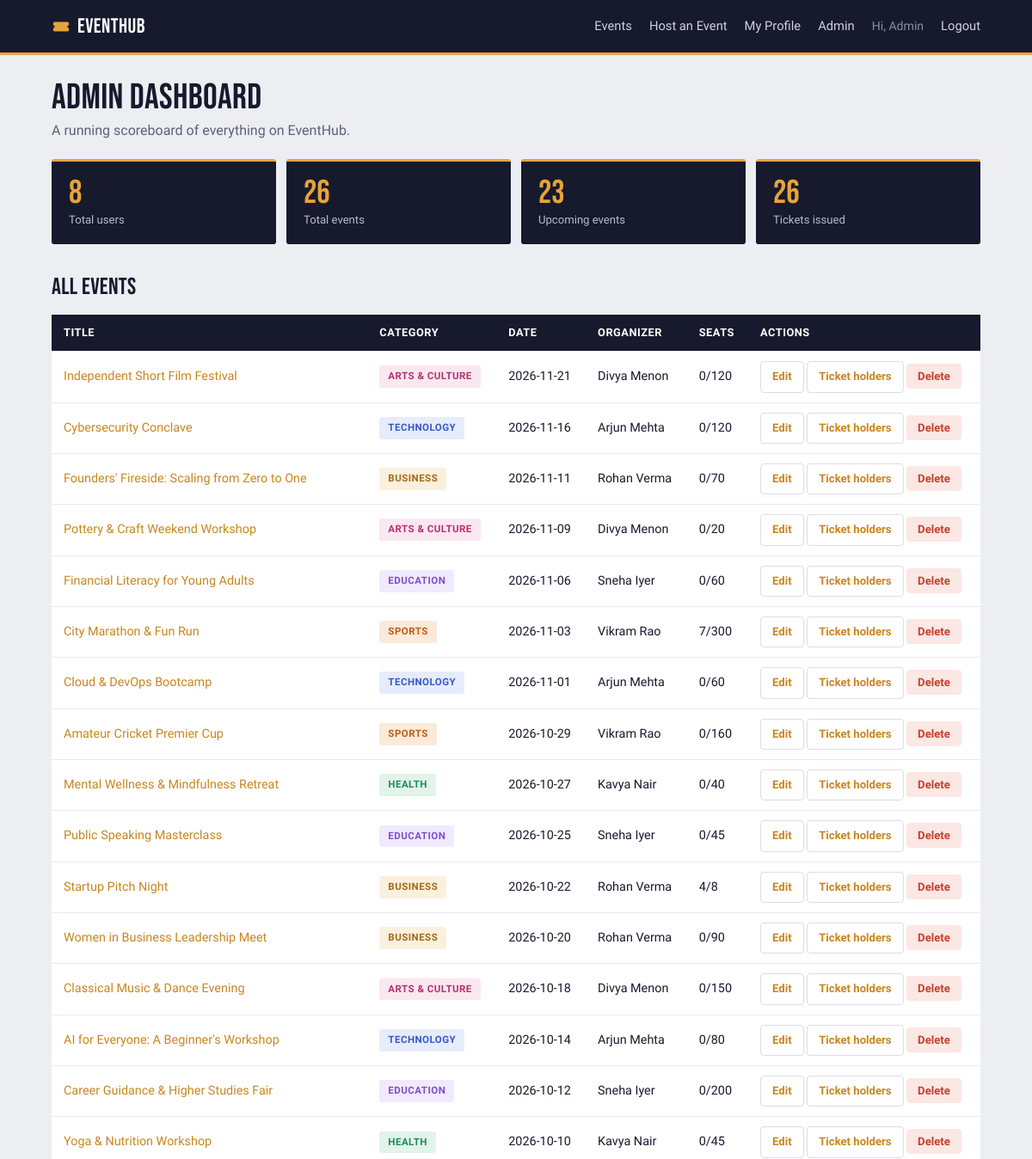
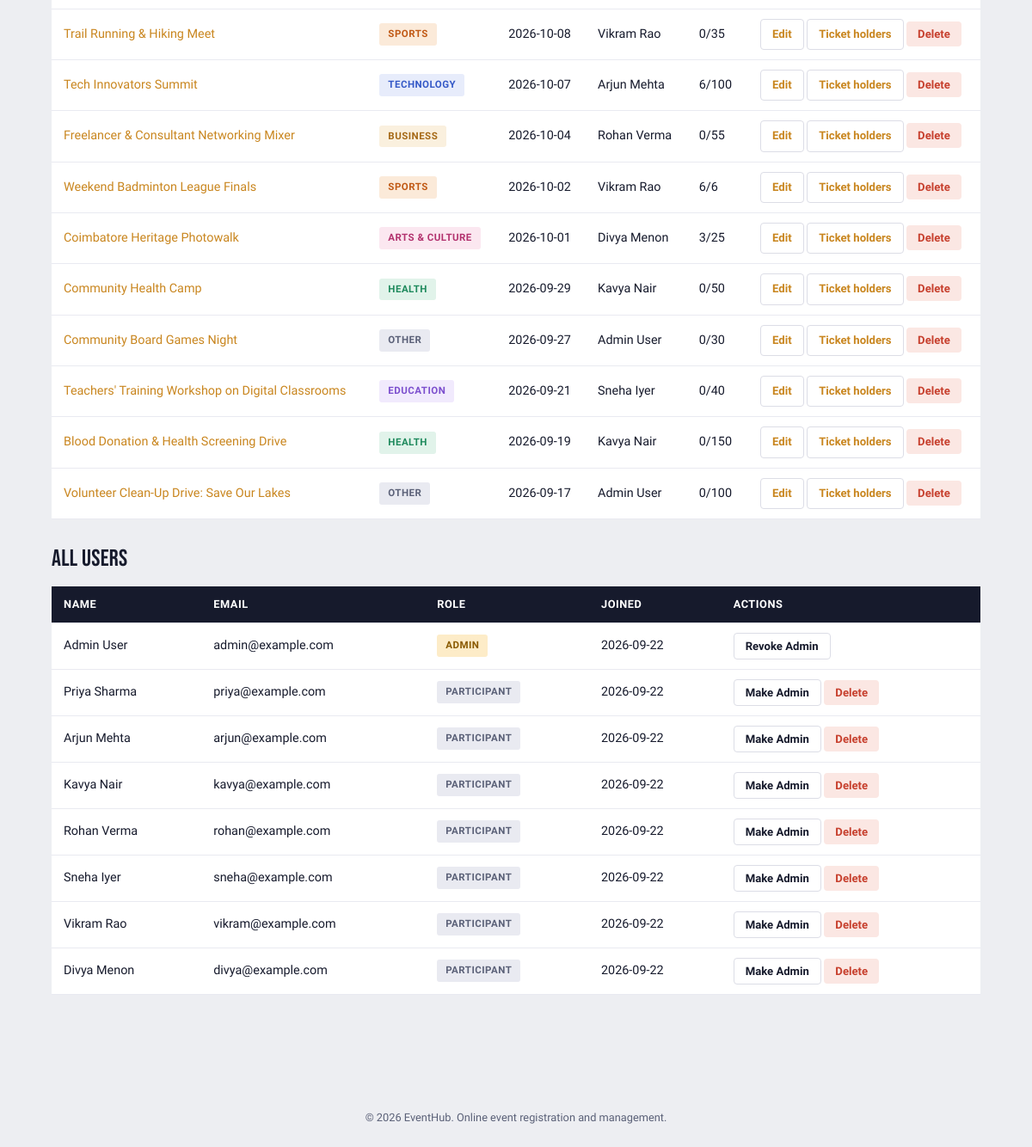
The page /admin (signed in) on the database its author committed (2 pictures, top to bottom).
### tables this page shows
CREATE TABLE users (
    id INTEGER PRIMARY KEY AUTOINCREMENT,
    full_name TEXT NOT NULL,
    email TEXT UNIQUE NOT NULL,
    phone TEXT,
    password_hash TEXT NOT NULL,
    role TEXT NOT NULL DEFAULT 'participant',   -- 'participant' or 'admin'
    created_at TEXT NOT NULL
);

CREATE TABLE events (
    id INTEGER PRIMARY KEY AUTOINCREMENT,
    title TEXT NOT NULL,
    description TEXT,
    category TEXT NOT NULL,
    location TEXT NOT NULL,
    event_date TEXT NOT NULL,
    capacity INTEGER NOT NULL,
    organizer_id INTEGER NOT NULL,
    created_at TEXT NOT NULL,
    FOREIGN KEY (organizer_id) REFERENCES users (id) ON DELETE CASCADE
);

### app.py (the view)
@app.route("/admin")
@admin_required
def admin_dashboard():
    db = get_db()
    stats = {
        "total_users": db.execute("SELECT COUNT(*) c FROM users").fetchone()["c"],
        "total_events": db.execute("SELECT COUNT(*) c FROM events").fetchone()["c"],
        "total_registrations": db.execute("SELECT COUNT(*) c FROM registrations").fetchone()["c"],
        "upcoming_events": db.execute(
            "SELECT COUNT(*) c FROM events WHERE event_date >= ?", (date.today().isoformat(),)
        ).fetchone()["c"],
    }
    events = db.execute(
        """SELECT e.*, u.full_name AS organizer_name,
                  (SELECT COUNT(*) FROM registrations r WHERE r.event_id = e.id) AS seats_taken
           FROM events e JOIN users u ON u.id = e.organizer_id
           ORDER BY e.event_date DESC"""
    ).fetchall()
    users = db.execute("SELECT * FROM users ORDER BY created_at DESC").fetchall()
    return render_template("admin_dashboard.html", stats=stats, events=events, users=users)

### app.py (called while the page is built)
@app.template_filter("cat_slug")
def cat_slug(value):
    return CATEGORY_SLUGS.get(value, "other")

def admin_required(view):
    @wraps(view)
    def wrapped(*args, **kwargs):
        if "user_id" not in session:
            flash("Please log in to continue.", "error")
            return redirect(url_for("login"))
        if session.get("role") != "admin":
            flash("Admin access only.", "error")
            return redirect(url_for("index"))
        return view(*args, **kwargs)
    return wrapped

def current_user():
    if "user_id" not in session:
        return None
    db = get_db()
    return db.execute(
        "SELECT * FROM users WHERE id = ?", (session["user_id"],)
    ).fetchone()

@app.context_processor
def inject_globals():
    return {"current_user": current_user(), "current_year": datetime.now().year}

### database.py (called while the page is built)
def get_db():
    if "db" not in g:
        g.db = sqlite3.connect(current_app.config["DATABASE"])
        g.db.row_factory = sqlite3.Row
        g.db.execute("PRAGMA foreign_keys = ON")
    return g.db

### templates/admin_dashboard.html (shortened to what this page needs)
{% extends "base.html" %}
{% block content %}
<section class="page-header">
    <h1>Admin dashboard</h1>
    <p>A running scoreboard of everything on EventHub.</p>
</section>
<div class="stats-grid">
    <div class="stat-card"><span class="stat-num">{{ stats.total_users }}</span><span>Total users</span></div>
    <div class="stat-card"><span class="stat-num">{{ stats.total_events }}</span><span>Total events</span></div>
    <div class="stat-card"><span class="stat-num">{{ stats.upcoming_events }}</span><span>Upcoming events</span></div>
    <div class="stat-card"><span class="stat-num">{{ stats.total_registrations }}</span><span>Tickets issued</span></div>
</div>
<h2>All events</h2>
<table class="data-table">
    <thead><tr><th>Title</th><th>Category</th><th>Date</th><th>Organizer</th><th>Seats</th><th>Actions</th></tr></thead>
    <tbody>
    {% for e in events %}
        <tr>
            <td><a href="{{ url_for('event_detail', event_id=e['id']) }}">{{ e['title'] }}</a></td>
            <td><span class="badge badge-{{ e['category']|cat_slug }}">{{ e['category'] }}</span></td>
            <td>{{ e['event_date'] }}</td>
            <td>{{ e['organizer_name'] }}</td>
            <td>{{ e['seats_taken'] }}/{{ e['capacity'] }}</td>
            <td>
                <a href="{{ url_for('edit_event', event_id=e['id']) }}" class="btn-secondary-sm">Edit</a>
                <a href="{{ url_for('event_participants', event_id=e['id']) }}" class="btn-secondary-sm">Ticket holders</a>
                <form method="post" action="{{ url_for('delete_event', event_id=e['id']) }}" style="display:inline" onsubmit="return confirm('Delete this event?');">
                    <button type="submit" class="btn-danger-sm">Delete</button>
                </form>
            </td>
        </tr>
    {% endfor %}
    </tbody>
</table>
<h2>All users</h2>
<table class="data-table">
    <thead><tr><th>Name</th><th>Email</th><th>Role</th><th>Joined</th><th>Actions</th></tr></thead>
    <tbody>
    {% for u in users %}
        <tr>
            <td>{{ u['full_name'] }}</td>
            <td>{{ u['email'] }}</td>
            <td><span class="badge {% if u['role'] == 'admin' %}badge-admin{% else %}badge-muted{% endif %}">{{ u['role'] }}</span></td>
            <td>{{ u['created_at'][:10] }}</td>
            <td>
                <form method="post" action="{{ url_for('toggle_user_role', user_id=u['id']) }}" style="display:inline">
                    <button type="submit" class="btn-secondary-sm">
                        {{ 'Revoke Admin' if u['role'] == 'admin' else 'Make Admin' }}
                    </button>
                </form>
                {% if u['id'] != current_user['id'] %}
                <form method="post" action="{{ url_for('admin_delete_user', user_id=u['id']) }}" style="display:inline" onsubmit="return confirm('Delete this user? Their events will also be removed.');">
                    <button type="submit" class="btn-danger-sm">Delete</button>
                </form>
                {% endif %}
            </td>
        </tr>
    {% endfor %}
    </tbody>
</table>
{% endblock %}

### templates/base.html (shortened to what this page needs)
<!DOCTYPE html>
<html lang="en">
<head>
    <link rel="stylesheet" href="{{ url_for('static', filename='css/style.css') }}">
</head>
<body>
    <header class="navbar">
        <div class="navbar-inner">
            <a href="{{ url_for('index') }}" class="brand">
                <svg class="brand-mark" width="22" height="22" viewBox="0 0 24 24" aria-hidden="true">
                    <path d="M2 8a2 2 0 0 1 2-2h16a2 2 0 0 1 2 2v2a2 2 0 0 0 0 4v2a2 2 0 0 1-2 2H4a2 2 0 0 1-2-2v-2a2 2 0 0 0 0-4V8Zm9 0v2m0 4v2m0 4v2" fill="none" stroke-width="2" stroke-linecap="round"/>
                </svg>
                EventHub
            </a>
            <nav class="nav-links">
                <a href="{{ url_for('index') }}">Events</a>
                {% if current_user %}
                    <a href="{{ url_for('create_event') }}">Host an Event</a>
                    <a href="{{ url_for('profile') }}">My Profile</a>
                    {% if current_user['role'] == 'admin' %}
                        <a href="{{ url_for('admin_dashboard') }}">Admin</a>
                    {% endif %}
                    <span class="nav-user">Hi, {{ current_user['full_name'].split(' ')[0] }}</span>
                    <a href="{{ url_for('logout') }}" class="btn-link">Logout</a>
                {% else %}
                    <a href="{{ url_for('login') }}">Login</a>
                    <a href="{{ url_for('register') }}" class="btn-primary-sm">Sign Up</a>
                {% endif %}
            </nav>
        </div>
    </header>
    <main class="container">
        {% block content %}{% endblock %}
    </main>
    <footer class="footer">
        <p>&copy; {{ current_year }} EventHub. Online event registration and management.</p>
    </footer>
</body>
</html>

### rows shown on the page
users: full_name "Admin", full_name "Admin User", email "admin@example.com", role "ADMIN", created_at "2026-09-22", role "Revoke Admin"
events: title "Independent Short Film Festival", category "ARTS & CULTURE", event_date "2026-11-21", organizer_name "Divya Menon", seats_taken "0", capacity "120"
events: title "Cybersecurity Conclave", category "TECHNOLOGY", event_date "2026-11-16", organizer_name "Arjun Mehta", seats_taken "0", capacity "120"
events: title "Founders' Fireside: Scaling from Zero to One", category "BUSINESS", event_date "2026-11-11", organizer_name "Rohan Verma", seats_taken "0", capacity "70"
events: title "Pottery & Craft Weekend Workshop", category "ARTS & CULTURE", event_date "2026-11-09", organizer_name "Divya Menon", seats_taken "0", capacity "20"
events: title "Financial Literacy for Young Adults", category "EDUCATION", event_date "2026-11-06", organizer_name "Sneha Iyer", seats_taken "0", capacity "60"
events: title "City Marathon & Fun Run", category "SPORTS", event_date "2026-11-03", organizer_name "Vikram Rao", seats_taken "7", capacity "300"
events: title "Cloud & DevOps Bootcamp", category "TECHNOLOGY", event_date "2026-11-01", organizer_name "Arjun Mehta", seats_taken "0", capacity "60"
events: title "Amateur Cricket Premier Cup", category "SPORTS", event_date "2026-10-29", organizer_name "Vikram Rao", seats_taken "0", capacity "160"
events: title "Mental Wellness & Mindfulness Retreat", category "HEALTH", event_date "2026-10-27", organizer_name "Kavya Nair", seats_taken "0", capacity "40"
events: title "Public Speaking Masterclass", category "EDUCATION", event_date "2026-10-25", organizer_name "Sneha Iyer", seats_taken "0", capacity "45"
events: title "Startup Pitch Night", category "BUSINESS", event_date "2026-10-22", organizer_name "Rohan Verma", seats_taken "4", capacity "8"
events: title "Women in Business Leadership Meet", category "BUSINESS", event_date "2026-10-20", organizer_name "Rohan Verma", seats_taken "0", capacity "90"
events: title "Classical Music & Dance Evening", category "ARTS & CULTURE", event_date "2026-10-18", organizer_name "Divya Menon", seats_taken "0", capacity "150"
events: title "AI for Everyone: A Beginner's Workshop", category "TECHNOLOGY", event_date "2026-10-14", organizer_name "Arjun Mehta", seats_taken "0", capacity "80"
events: title "Career Guidance & Higher Studies Fair", category "EDUCATION", event_date "2026-10-12", organizer_name "Sneha Iyer", seats_taken "0", capacity "200"
events: title "Yoga & Nutrition Workshop", category "HEALTH", event_date "2026-10-10", organizer_name "Kavya Nair", seats_taken "0", capacity "45"
events: title "Trail Running & Hiking Meet", category "SPORTS", event_date "2026-10-08", organizer_name "Vikram Rao", seats_taken "0", capacity "35"
events: title "Tech Innovators Summit", category "TECHNOLOGY", event_date "2026-10-07", organizer_name "Arjun Mehta", seats_taken "6", capacity "100"
events: title "Freelancer & Consultant Networking Mixer", category "BUSINESS", event_date "2026-10-04", organizer_name "Rohan Verma", seats_taken "0", capacity "55"
events: title "Weekend Badminton League Finals", category "SPORTS", event_date "2026-10-02", organizer_name "Vikram Rao", seats_taken "6", capacity "6"
events: title "Coimbatore Heritage Photowalk", category "ARTS & CULTURE", event_date "2026-10-01", organizer_name "Divya Menon", seats_taken "3", capacity "25"
events: title "Community Health Camp", category "HEALTH", event_date "2026-09-29", organizer_name "Kavya Nair", seats_taken "0", capacity "50"
events: title "Community Board Games Night", category "OTHER", event_date "2026-09-27", organizer_name "Admin User", seats_taken "0", capacity "30"
events: title "Teachers' Training Workshop on Digital Classrooms", category "EDUCATION", event_date "2026-09-21", organizer_name "Sneha Iyer", seats_taken "0", capacity "40"
events: title "Blood Donation & Health Screening Drive", category "HEALTH", event_date "2026-09-19", organizer_name "Kavya Nair", seats_taken "0", capacity "150"
events: title "Volunteer Clean-Up Drive: Save Our Lakes", category "OTHER", event_date "2026-09-17", organizer_name "Admin User", seats_taken "0", capacity "100"
users: full_name "Priya Sharma", email "priya@example.com", role "PARTICIPANT", created_at "2026-09-22", role "Make Admin"
users: full_name "Arjun Mehta", email "arjun@example.com", role "PARTICIPANT", created_at "2026-09-22", role "Make Admin"
users: full_name "Kavya Nair", email "kavya@example.com", role "PARTICIPANT", created_at "2026-09-22", role "Make Admin"
users: full_name "Rohan Verma", email "rohan@example.com", role "PARTICIPANT", created_at "2026-09-22", role "Make Admin"
users: full_name "Sneha Iyer", email "sneha@example.com", role "PARTICIPANT", created_at "2026-09-22", role "Make Admin"
users: full_name "Vikram Rao", email "vikram@example.com", role "PARTICIPANT", created_at "2026-09-22", role "Make Admin"
users: full_name "Divya Menon", email "divya@example.com", role "PARTICIPANT", created_at "2026-09-22", role "Make Admin"

### other values the page prints
{{ stats.total_users }} "8"
{{ stats.total_events }} "26"
{{ stats.upcoming_events }} "23"
{{ stats.total_registrations }} "26"
